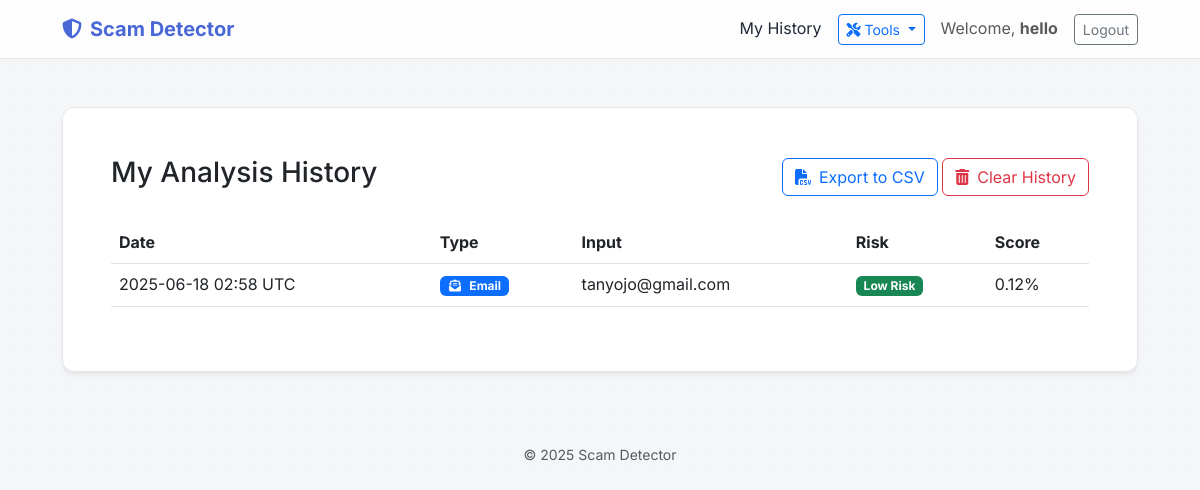
The app's page /history (signed in) with its own data.
### app.py (models this page shows, shortened)
class User(UserMixin, db.Model):
    id = db.Column(db.Integer, primary_key=True)
    username = db.Column(db.String(150), unique=True, nullable=False)
    password_hash = db.Column(db.String(256), nullable=False)
    history = db.relationship('History', backref='author', lazy=True)

class History(db.Model):
    id = db.Column(db.Integer, primary_key=True)
    check_type = db.Column(db.String(50), nullable=False)
    input_data = db.Column(db.String(500), nullable=False)
    risk = db.Column(db.String(50))
    probability = db.Column(db.String(20))
    details = db.Column(db.JSON)
    timestamp = db.Column(db.DateTime, nullable=False, default=lambda: datetime.now(timezone.utc))
    user_id = db.Column(db.Integer, db.ForeignKey('user.id'), nullable=False)

### app.py (the view)
@app.route('/history')
@login_required
def history():
    history_records = History.query.filter_by(user_id=current_user.id).order_by(History.timestamp.desc()).all()
    return render_template('history.html', history_records=history_records)

### app.py (called while the page is built)
@login_manager.user_loader
def load_user(user_id):
    return User.query.get(int(user_id))

### templates/history.html (shortened to what this page needs)
{% extends "base.html" %}
{% block content %}
<div class="card p-4 p-md-5">
    <div class="d-flex justify-content-between align-items-center mb-4">
      <h3>My Analysis History</h3>
      <div>
        <a href="{{ url_for('export_csv') }}" class="btn btn-outline-primary"><i class="fas fa-file-csv me-2"></i>Export to CSV</a>
        <form action="{{ url_for('clear_history') }}" method="POST" class="d-inline">
            <button type="submit" class="btn btn-outline-danger" onclick="return confirm('Are you sure you want to permanently delete your entire history?');">
                <i class="fas fa-trash-alt me-2"></i>Clear History
            </button>
        </form>
      </div>
    </div>
    <div class="table-responsive">
        <table class="table table-hover align-middle">
            <thead>
                <tr>
                    <th>Date</th>
                    <th>Type</th>
                    <th>Input</th>
                    <th>Risk</th>
                    <th>Score</th>
                </tr>
            </thead>
            <tbody>
                {% for record in history_records %}
                <tr>
                    <td>{{ record.timestamp.strftime('%Y-%m-%d %H:%M') }} UTC</td>
                    <td>
                        {% if record.check_type == 'email' %}<span class="badge bg-primary"><i class="fas fa-envelope-open-text fa-fw me-1"></i> {{ record.check_type|capitalize }}</span>
                        {% elif record.check_type == 'ip' %}<span class="badge bg-warning text-dark"><i class="fas fa-network-wired fa-fw me-1"></i> {{ record.check_type|capitalize }}</span>
                        {% elif record.check_type == 'site' %}<span class="badge bg-info text-dark"><i class="fas fa-globe fa-fw me-1"></i> {{ record.check_type|capitalize }}</span>
                        {% elif record.check_type == 'sms' %}<span class="badge" style="background-color: #5865F2; color: white;"><i class="fas fa-comment-dots fa-fw me-1"></i> {{ record.check_type|capitalize }}</span>
                        {% endif %}
                    </td>
                    <td class="text-truncate" style="max-width: 300px;">{{ record.input_data }}</td>
                    <td>
                      <span class="badge {% if record.risk=='High Risk' %}bg-danger{% elif record.risk=='Medium Risk' %}bg-warning text-dark{% else %}bg-success{% endif %}">{{ record.risk }}</span>
                    </td>
                    <td>{{ record.probability }}</td>
                </tr>
                {% else %}
                <tr>
                    <td colspan="5" class="text-center">You have no saved history yet.</td>
                </tr>
                {% endfor %}
            </tbody>
        </table>
    </div>
</div>
{% endblock %}

### templates/base.html (shortened to what this page needs)
<!doctype html>
<html lang="en">
<head>
  <link href="https://cdn.jsdelivr.net/npm/bootstrap@5.3.0/dist/css/bootstrap.min.css" rel="stylesheet">
  <link href="https://cdnjs.cloudflare.com/ajax/libs/font-awesome/6.4.0/css/all.min.css" rel="stylesheet">
  <link rel="stylesheet" href="{{ url_for('static', filename='style.css') }}">
</head>
<body class="body-bg">
  <nav class="navbar navbar-expand-lg sticky-top">
    <div class="container main-container">
      <a class="navbar-brand" href="{{ url_for('index') }}"><i class="fas fa-shield-alt me-2"></i>Scam Detector</a>
      <div class="d-flex align-items-center">
        {% if current_user.is_authenticated %}
          <a href="{{ url_for('history') }}" class="nav-link me-3">My History</a>
          <div class="dropdown me-3">
            <button class="btn btn-outline-primary btn-sm dropdown-toggle" type="button" data-bs-toggle="dropdown" aria-expanded="false">
              <i class="fas fa-tools"></i> Tools
            </button>
          </div>
          <span class="navbar-text me-3">
            Welcome, <strong>{{ current_user.username }}</strong>
          </span>
          <a href="{{ url_for('logout') }}" class="btn btn-outline-secondary btn-sm">Logout</a>
        {% else %}
          <a href="{{ url_for('login') }}" class="btn btn-outline-primary btn-sm me-2">Login</a>
          <a href="{{ url_for('register') }}" class="btn btn-primary btn-sm">Register</a>
        {% endif %}
      </div>
    </div>
  </nav>
  <main class="container main-container my-5">
    {% block content %}{% endblock %}
  </main>
  <footer class="text-center py-4 text-muted">
    &copy; 2025 Scam Detector
  </footer>
</body>
</html>

### static/style.css (style rules this page uses)
:root { --primary-color: #4A67D6; --primary-hover: #3B52B5; --high-risk-bg: #FEE2E2; --high-risk-text: #DC2626; --medium-risk-bg: #FEF3C7; --medium-risk-text: #D97706; --low-risk-bg: #D1FAE5; --low-risk-text: #059669; --verified-bg: var(--low-risk-bg); --verified-text: var(--low-risk-text); --unverified-bg: #E5E7EB; --unverified-text: #4B5563; --bg-white: #ffffff; --text-dark: #1F2937; --text-muted: #6B7280; --border-color: #E5E7EB; }
body.body-bg { background-color: #f4f6f8; background-image: radial-gradient(circle, rgba(0,0,0,0.02) 1px, transparent 1px); background-size: 20px 20px; }
body { font-family: 'Inter', sans-serif; color: var(--text-dark); line-height: 1.6; }
.navbar { background-color: rgba(255, 255, 255, 0.8); backdrop-filter: blur(10px); border-bottom: 1px solid var(--border-color); }
.navbar-brand { font-weight: 700; color: var(--primary-color) !important; }
.main-container { max-width: 1100px; }
.card { background: var(--bg-white); border: 1px solid var(--border-color); border-radius: .75rem; box-shadow: 0 4px 6px -1px rgba(0,0,0,0.05), 0 2px 4px -1px rgba(0,0,0,0.04); }
footer { text-align: center; padding: 2rem 0; font-size: .875rem; color: var(--text-muted); }

### records on screen
User: username "hello"
History: timestamp "2025-06-18 02:58", check_type "Email", input_data "tanyojo@gmail.com", risk "Low Risk", probability "0.12%"
